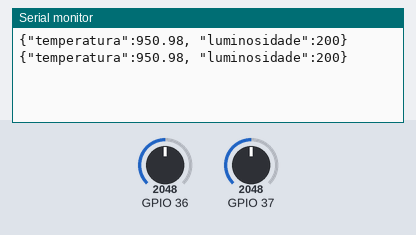
Bench run of a sketch on a simulated ESP32. Shown: the last lines printed to the serial monitor. The inputs (shaded band) are chosen by the test bench; at power-on: GPIO 36 = 2048, GPIO 37 = 2048.

Above: at 4.8 s.
4.9 s: GPIO 36 set to 2866
At 8.6 s:
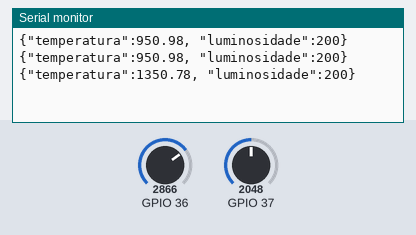
9.9 s: GPIO 37 set to 2866
At 12.9 s:
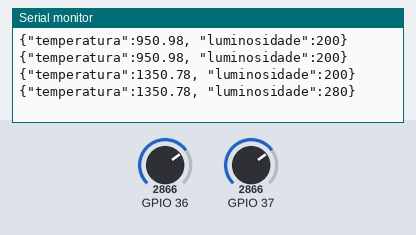
14.9 s: GPIO 36 set to 3603
At 17.2 s:
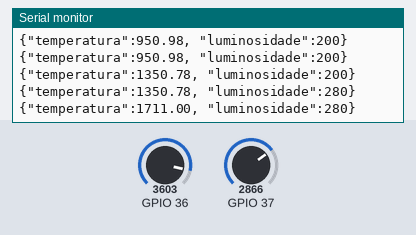
19.9 s: GPIO 37 set to 3603
At 21.4 s:
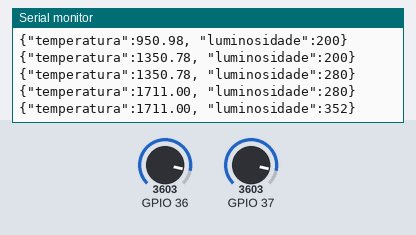
Timing chart, 0 to 22.9 s (numbered marks = the images above; inputs shaded):
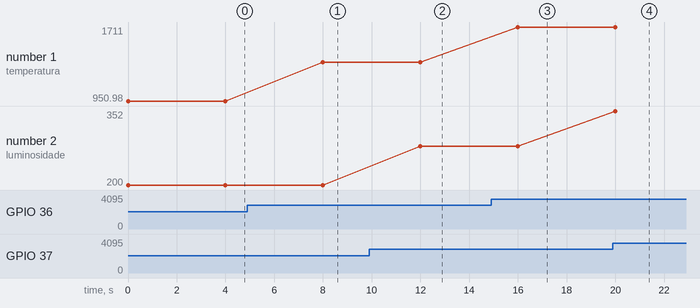

The sketch:

vinheria_agnello1.ino
```cpp
// C++ code
//
void setup() {
  Serial.begin(9600);
}

void loop() {

  int leituraTemp = analogRead(A0);
  int leituraLuminosidade = analogRead(A1);

  float tensao = leituraTemp * (5.0 / 1023.0);
  float temperatura = (tensao - 0.5) * 100.0;
  int luminosidade = map(leituraLuminosidade, 0, 1023, 0, 100);

  Serial.print("{\"temperatura\":");
  Serial.print(temperatura);
  Serial.print(", \"luminosidade\":");
  Serial.print(luminosidade);
  Serial.println("}");

  delay(4000);
}
```

Measured:
- after the input at 4.9 s, the serial monitor: prints a new line after 3.1 s (image 1)
- after the input at 9.9 s, the serial monitor: prints a new line after 2.1 s (image 2)
- after the input at 14.9 s, the serial monitor: prints a new line after 1.1 s (image 3)
- after the input at 19.9 s, the serial monitor: prints a new line after 0.10 s (image 4)
- plotted number 1: 950.98 → 1350.78 after the input at 4.9 s, 1350.78 → 1711 after the input at 14.9 s
- plotted number 2: 200 → 280 after the input at 9.9 s, 280 → 352 after the input at 19.9 s
